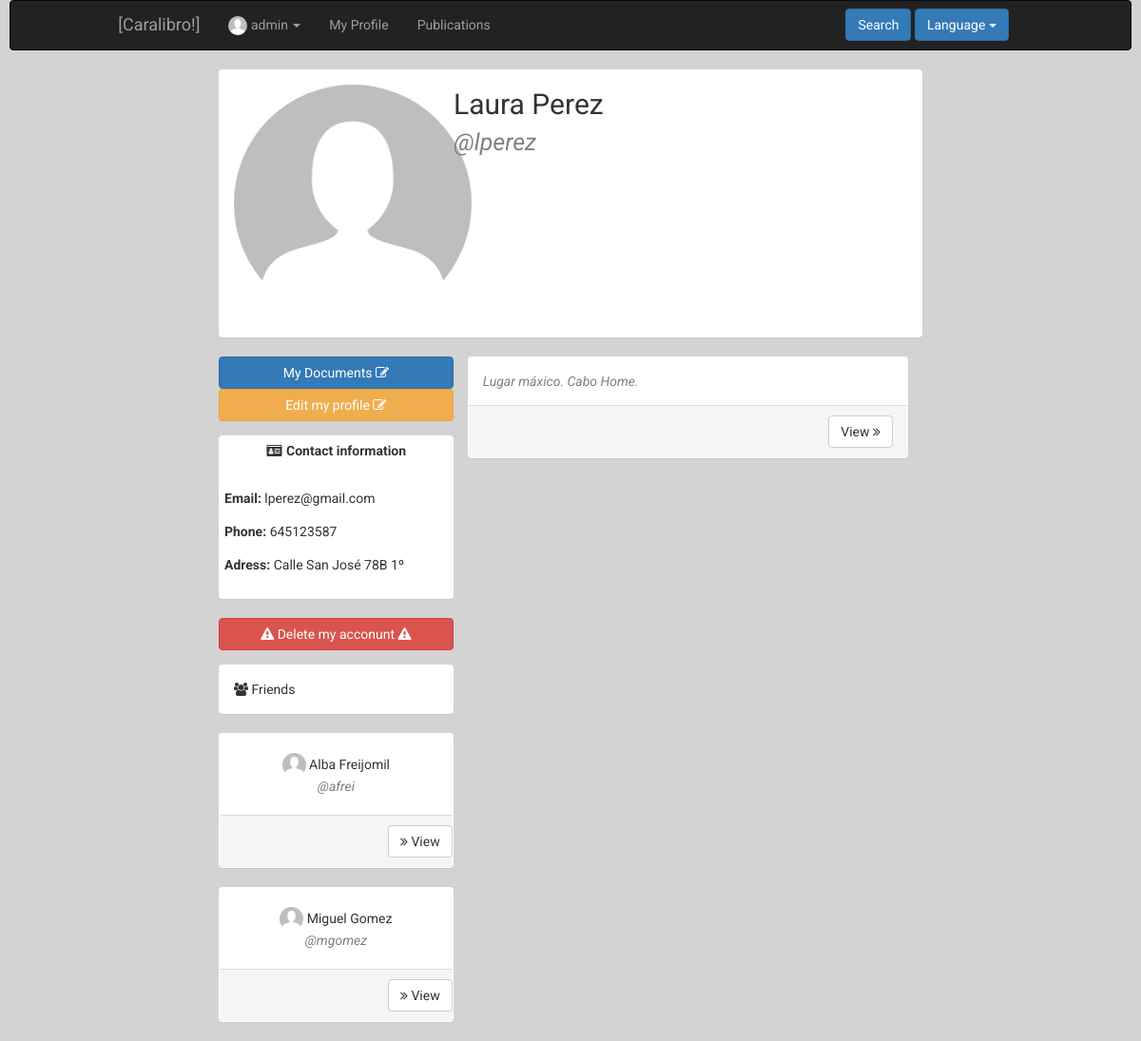
The app's page /index.php?controller=user&action=showcurrent&id=2 (signed in) with its own data.
### tables this page shows
CREATE TABLE IF NOT EXISTS `user` (
`id` int(11) NOT NULL,
  `name` varchar(50) NOT NULL,
  `surname` varchar(100) NOT NULL,
  `email` varchar(100) NOT NULL,
  `phone` int(9) NOT NULL,
  `user` varchar(50) NOT NULL,
  `password` varchar(255) NOT NULL,
  `birthday` date NOT NULL,
  `address` varchar(100) NOT NULL,
  `status` tinyint(1) NOT NULL,
  `photo` varchar(255) DEFAULT NULL,
  `type` tinyint(1) NOT NULL,
  `private` tinyint(1) NOT NULL
);

CREATE TABLE IF NOT EXISTS `publication` (
`id` int(11) NOT NULL,
  `destination` int(11) NOT NULL,
  `type` varchar(50) NOT NULL,
  `owner` int(11) NOT NULL,
  `creationdate` date NOT NULL,
  `hour` time NOT NULL,
  `description` text NOT NULL,
  `status` tinyint(1) NOT NULL
);

### core/ViewManager.php (called while the page is built, shortened)
<?php
class ViewManager {
    private $variables = array();
    public function setVariable($varname, $value, $flash=false) {
        $this->variables[$varname] = $value;
    }
    public function getVariable($varname, $default=NULL) {
        if (!isset($this->variables[$varname])) {
            return $default;
        }
        return $this->variables[$varname];
    }
    public function render($controller, $viewname) {
        include(__DIR__."/../Views/$controller/$viewname.php");
    }
    private static $viewmanager_singleton = NULL;
    public static function getInstance() {
        if (self::$viewmanager_singleton == null) {
            self::$viewmanager_singleton = new ViewManager();
        }
        return self::$viewmanager_singleton;
    }
}

### Controllers/USER_Controller.php (called while the page is built, shortened)
<?php
require_once(__DIR__ . "/../core/ViewManager.php");
require_once(__DIR__ . "/../core/I18n.php");
require_once(__DIR__ . "/../Models/User.php");
require_once(__DIR__ . "/../Models/USER_Model.php");
require_once(__DIR__ . "/../Models/Publication.php");
require_once(__DIR__ . "/../Models/PUBLICATION_Model.php");
require_once(__DIR__ . "/../Models/FRIENDSHIP_Model.php");
class USER_Controller extends BaseController
{
    private $userModel;
    public function __construct()
    {
        $this->userModel = new USER_Model();
        $this->view->setLayout("base");
    }
    public function showcurrent()
    {
        $userid = $_REQUEST["id"];
        $user   = $this->userModel->showcurrent($userid);
        $publicationModel = new PUBLICATION_Model();
        $publications     = $publicationModel->showall($userid, "user");
        $friendshipModel = new FRIENDSHIP_Model();
        $friends         = $friendshipModel->showall($userid);
        $this->view->setVariable("user", $user);
        $this->view->setVariable("publications", $publications);
        $this->view->setVariable("friends", $friends);
        $this->view->render("user", "USER_SHOWCURRENT_Vista");
    }
}

### index.php (called while the page is built, shortened)
<?php
function run() {
    try{
        $controller = loadController($_GET["controller"]);
        $actionName = $_GET["action"];
        $controller->$actionName();
    } catch (Exception $ex) {
        die($ex->getMessage());
    }
}
function loadController($controllerName) {
    return new $controllerClassName();
}
run();
?>

### Models/User.php (called while the page is built, shortened)
<?php
class User {
    private $id;
    private $user;
    private $name;
    private $surname;
    private $email;
    private $phone;
    private $address;
    private $photo;
    public function __construct($id=NULL, $user=NULL, $name=NULL, $surname=NULL, $email=NULL, $phone=NULL,
                                $birthday=NULL, $address=NULL, $status=1, $photo=NULL, $type=0,
                                $private=0, $password=NULL)
    {
     $this->id = $id;
     $this->user = $user;
     $this->name = $name;
     $this->surname = $surname;
     $this->email = $email;
     $this->phone = $phone;
     $this->address = $address;
     $this->photo = $photo;
    }
    public function getID() {
        return $this->id;
    }
    public function setID($id) {
        $this->id = $id;
    }
    public function getUser() {
        return $this->user;
    }
    public function getName() {
        return $this->name;
    }
    public function setName($name) {
        $this->name = $name;
    }
    public function getSurname() {
        return $this->surname;
    }
    public function getEmail() {
        return $this->email;
    }
    public function getPhone() {
        return $this->phone;
    }
    public function getAddress() {
        return $this->address;
    }
    public function getPhoto() {
        return $this->photo;
    }
}

### Models/USER_Model.php (called while the page is built, shortened)
<?php
require_once(__DIR__."/../core/PDOConnection.php");
class USER_Model {
    private $db;
    public function __construct()
    {
        $this->db = PDOConnection::getInstance();
    }
    public function showcurrent($userID)
    {
        $sql = $this->db->prepare("SELECT * FROM user WHERE id=?");
        $sql->execute(array($userID));
        $user = $sql->fetch(PDO::FETCH_ASSOC);
        if($user != NULL) {
            return new User($user["id"], $user["user"], $user["name"], $user["surname"], $user["email"],
                                        $user["phone"], $user["birthday"], $user["address"], $user["status"],
                                        $user["photo"], $user["type"], $user["private"]);
        } else {
            return NULL;
        }
    }
}

### core/PDOConnection.php (called while the page is built)
<?php
class PDOConnection {
    private static $dbhost = "127.0.0.1";
    private static $dbname = "ET3Grupo1";
    private static $dbuser = "ET3Grupo1";
    private static $dbpass = "ET3Grupo1";
    private static $db_singleton = null;
    public static function getInstance() {
        if (self::$db_singleton == null) {
            self::$db_singleton = new PDO(
                "mysql:host=".self::$dbhost.";dbname=".self::$dbname.";charset=utf8",
                self::$dbuser,
                self::$dbpass,
                array(
                    PDO::ATTR_EMULATE_PREPARES => false,
                    PDO::ATTR_ERRMODE => PDO::ERRMODE_EXCEPTION
                )
            );
        }
        return self::$db_singleton;
    }
}
?>

### Views/messages/messages_es.php (called while the page is built)
<?php
  $i18n_messages =
  array(
  )
?>

### core/I18n.php (called while the page is built, shortened)
<?php
class I18n {
  private $messages;
  public function setLanguage($language) {
    $this->messages = $i18n_messages;
  }
  public function i18n($key) {
    if (isset($this->messages[$key])){
      return $this->messages[$key];
    }else{
      return $key;
    }
  }
  private static $i18n_singleton = null;
  public static function getInstance() {
    if (self::$i18n_singleton == NULL) {
      self::$i18n_singleton = new I18n();
    }
    return self::$i18n_singleton;
  }
}
function i18n($key) {
  return I18n::getInstance()->i18n($key);
}

### Models/FRIENDSHIP_Model.php (called while the page is built, shortened)
<?php
require_once(__DIR__ . "/../core/PDOConnection.php");
class FRIENDSHIP_Model
{
    private $db;
    public function __construct()
    {
        $this->db = PDOConnection::getInstance();
    }
    public function showall($currentuserid, $add = 1)
    {
        $friends = array();
        $sql = $this->db->prepare("SELECT u.id, u.user, u.name, u.surname, u.status, u.photo FROM user as u, friendship as f where f.member=? AND f.status=? and f.secondarymember=u.id ORDER BY u.name");
        $sql->execute(array(
            $currentuserid,
            $add
        ));
        $friends_db = $sql->fetchAll(PDO::FETCH_ASSOC);
        foreach ($friends_db as $friend) {
            array_push($friends, new User($friend["id"], $friend["user"], $friend["name"], $friend["surname"], NULL, NULL, NULL, NULL, $friend["status"], $friend["photo"]));
        }
        return $friends;
    }
}

### Models/Publication.php (called while the page is built, shortened)
<?php
class Publication
{
    private $id;
    private $description;
    public function __construct($id = NULL, $destination = NULL, $type = NULL, $owner = NULL, $creationdate = NULL, $hour = NULL, $description = NULL, $status = NULL)
    {
        $this->id           = $id;
        $this->description  = $description;
    }
    public function getID()
    {
        return $this->id;
    }
    public function getDescription()
    {
        return $this->description;
    }
}
?>

### Models/PUBLICATION_Model.php (called while the page is built, shortened)
<?php
require_once(__DIR__ . "/../core/PDOConnection.php");
class PUBLICATION_Model
{
    private $db;
    public function __construct()
    {
        $this->db = PDOConnection::getInstance();
    }
    public function showall($destinationID, $type)
    {
        $sql = $this->db->prepare("SELECT * FROM publication WHERE destination=? AND type=? ORDER BY id DESC");
        $sql->execute(array(
            $destinationID,
            $type
        ));
        $publications_db = $sql->fetchAll(PDO::FETCH_ASSOC);
        $publications = array();
        foreach ($publications_db as $publication) {
            array_push($publications, new Publication($publication["id"], $publication["destination"], $publication["type"], $publication["owner"], $publication["creationdate"], $publication["hour"], $publication["description"], $publication["status"]));
        }
        return $publications;
    }
}

### Views/user/USER_SHOWCURRENT_Vista.php (the view, shortened to what this page needs)
<?php
	require_once(__DIR__."/../../core/ViewManager.php");
	$view = ViewManager::getInstance();
	$currentuserid = $view->getVariable("currentuserid");
	$user = $view->getVariable("user");
	$friends = $view->getVariable("friends");
	$publications = $view->getVariable("publications");
	$isPrivate = $view->getVariable("isPrivate");
?>
<div class="container-fluid">
	<div class="row">
	<div class="panel">
		<div class="panel-body">
			<div class="row">
				<div class="col-md-4 text-center">
					<?php if ($user->getPhoto() == NUll): ?>
						<img class="pfphoto img-circle" src="media/profileImages/default.png" alt="default">
					<?php else: ?>
						<img class="pfphoto img-circle" src="media/profileImages/<?=$user->getPhoto() ?>" alt="<?=$user->getPhoto() ?>">
					<?php endif ?>
				</div>
				<div class="col-md-8">
					<div class="row">
						<font class="pfname"><?=$user->getName() ?> <?=$user->getSurname() ?></font>
					</div>
					<div class="row">
						<font class="pfusername">@<?=$user->getUser() ?></font>
					</div>
				</div>
			</div>
		</div>
	</div>
</div>
<?php if (!($isPrivate && !$isFriend)): ?>
<div class="row">
	<div class="col-md-4">
	<div class="row" style="margin-bottom: 15px">
	<a href="index.php?controller=document&action=showall&id=<?= $currentuserid ?>">
		<button class="btn btn-block btn-primary">
			<?= i18n("My Documents") ?>
			<i class="fa fa-edit"></i>
		</button>
	</a>
	<a href="index.php?controller=user&action=edit&id=<?= $currentuserid ?>">
		<button class="btn btn-block btn-warning">
			<?= i18n("Edit my profile") ?>
			<i class="fa fa-edit"></i>
		</button>
	</a>
	</div>
	<div class="row">
		<div class="panel">
			<div class="panel-header" style="padding: 5px">
				<div class="text-center primary">
 					<i class="fa fa-drivers-license fa-fw"></i>
 					<label for=""><?=i18n("Contact information") ?></label>
				</div>
			</div>
			<div class="panel-body" >
				<div class="row" style="padding: 5px">
						<label for=""><?= i18n("Email") ?>:</label> <?=$user->getEmail() ?>
					</div>
					<div class="row" style="padding: 5px">
						<label for=""><?= i18n("Phone") ?>:</label> <?=$user->getPhone() ?>
					</div>
					<div class="row" style="padding: 5px">
						<label for=""><?= i18n("Adress") ?>:</label> <?=$user->getAddress() ?>
					</div>
			</div>
		</div>
	</div>
	<div class="row" style="margin-bottom: 15px">
	<a href="index.php?controller=user&action=delete&id=<?= $currentuserid ?>">
		<button class="btn btn-block btn-danger">
			<i class="fa fa-warning"></i>
			<?= i18n("Delete my acconunt") ?>
			<i class="fa fa-warning"></i>
		</button>
	</a>
	</div>
	<div class="row">
		<div class="panel">
			<div class="panel-body" >
				<i class="fa fa-users">
				</i> <?= i18n("Friends") ?>
			</div>
		</div>
	</div>
	<?php foreach ($friends as $friend): ?>
		<div class="row">
		<div class="panel">
			<div class="panel-body" >
				<div class="row text-center" style="padding: 5px">
					<?php if ($friend->getPhoto() == NULL): ?>
						<img class="smallPhoto img-circle" src="media/profileImages/default.png" alt="default">
					<?php else: ?>
						<img class="smallPhoto img-circle" src="media/profileImages/<?=$friend->getPhoto() ?>" alt="<?=$friend->getPhoto() ?>">
					<?php endif ?>
					<font class="name"><?= $friend->getName()." ".$friend->getSurname() ?></font><br>
					<font class="user">@<?=$friend->getUser() ?></font>
				</div>
			</div>
			<div class="panel-footer">
			<div class="row">
				<a href="index.php?controller=user&action=showcurrent&id=<?=$friend->getID()  ?>">
					<button class="btn btn-default pull-right">
					<i class="fa fa-angle-double-right"></i>
						<?= i18n("View") ?>
					</button>
				</a>
			</div>
			</div>
		</div>
	</div>
	<?php endforeach ?>
	</div>
	<div class="col-md-8">
		<?php if ($publications == NULL): ?>
			<div class="panel">
				<div class="panel-body">
					<div class="text-center">
						<font class=""><?= i18n("No publication here") ?></font>
					</div>
				</div>
			</div>
		<?php else: ?>
			<?php foreach ($publications as $publication): ?>
							<div class="panel">
								<div class="panel-body">
									<font class="user">
										<?=$publication->getDescription() ?>
									</font>
								</div>
								<div class="panel-footer">
									<div class="row">
										<div class="col-md-6 pull-left">
										</div>
										<div class="col-md-6">
											<a href="index.php?controller=publication&action=showcurrent&id=<?=$publication->getID() ?>">
												<button class="btn btn-default pull-right">
													<?= i18n("View")  ?>
													<i class="fa fa-angle-double-right"></i>
												</button>
											</a>
										</div>
									</div>
								</div>
							</div>
						<?php endforeach ?>
		<?php endif ?>
	</div>
</div>
	<?php endif ?>
</div>

### css/style.css (style rules this page uses)
body { background-color: #d3d3d3; font-family: 'Roboto', sans-serif; }
.pfphoto { height: 250px; width: 250px; }
.smallPhoto { height: 25px; width: 25px; }
.pfname { font-size: 30px; font-style: bold; margin-top: 10px; }
.pfusername { font-size: 25px; font-style: italic; color: grey; }
.name { font-style: bold; margin-top: 10px; }
.user { font-style: italic; color: grey; }

### records on screen
user: name "Laura", surname "Perez", user "lperez", email "lperez@gmail.com", phone "645123587", address "Calle San José 78B 1º"
user: name "Alba", surname "Freijomil", user "afrei"
user: name "Miguel", surname "Gomez", user "mgomez"
publication: description "Lugar máxico. Cabo Home."

### other values on screen
$currentuser "admin"
i18n("My Profile") "My Profile"
i18n("Publications") "Publications"
i18n("Search") "Search"
i18n("Language") "Language"
i18n("My Documents") "My Documents"
i18n("Edit my profile") "Edit my profile"
i18n("Contact information") "Contact information"
i18n("Email") "Email"
i18n("Phone") "Phone"
i18n("Adress") "Adress"
i18n("Delete my acconunt") "Delete my acconunt"
i18n("Friends") "Friends"
